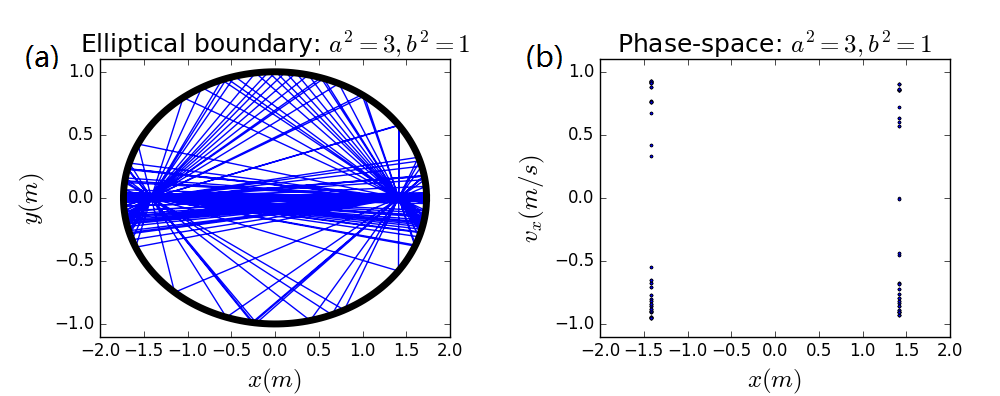

Here is the Python script that generated this plot:
'''
PROGRAM Billiard_elliptical
Author: Chen Yangyao     Last Modify:20160502
this program solves the billiard motion
''' 

from numpy import * 
import matplotlib.pyplot as plt

# class: BILLIARD solves for a elliptical-bounded boundary
# where:
#        x0, y0, vx0, vy0: initial position of billiard 
#        dt, time : time step and total time
class BILLIARD(object):
    def __init__(self,_x0=sqrt(2),_y0=0.,_vx0=0,_vy0=1,_dt=0.001,_time=500):
        self.dt, self.time, self.n = _dt, _time, int(_time/_dt)
        self.x, self.y, self.vx, self.vy = [_x0], [_y0], [_vx0], [_vy0]
    def cal(self):            # use Euler method to solve billiard motion
        for i in range(self.n):
            self.nextx = self.x[-1]+self.vx[-1]*self.dt
            self.nexty = self.y[-1]+self.vy[-1]*self.dt
            self.nextvx, self.nextvy = self.vx[-1], self.vy[-1]
            if self.nextx**2/3+self.nexty**2>1:
                self.nextx=self.x[-1]
                self.nexty=self.y[-1]
                while not(self.nextx**2/3+self.nexty**2>1):
                    self.nextx=self.nextx+self.nextvx*self.dt/100
                    self.nexty=self.nexty+self.nextvy*self.dt/100
                self.norm=array([self.nextx,3*self.nexty])
                self.norm=self.norm/sqrt(dot(self.norm,self.norm))
                self.v=array([self.nextvx,self.nextvy])
                self.v_perpendicular=dot(self.v,self.norm)*self.norm
                self.v_parrallel=self.v-self.v_perpendicular
                self.v_perpendicular=-self.v_perpendicular
                [self.nextvx,self.nextvy]=self.v_parrallel+self.v_perpendicular
            self.x.append(self.nextx)
            self.y.append(self.nexty)
            self.vx.append(self.nextvx)
            self.vy.append(self.nextvy)
    def plot_position(self,_ax):        # give trajectory plot
        _ax.plot(self.x,self.y,'-b',label='Ellipse'+r'$a=2,b=1$')
        _ax.plot(sqrt(3)*cos(linspace(0,2*pi,200)),sin(linspace(0,2*pi,200)),'-k',lw=5)
    def plot_phase(self,_ax,_secy=0):        # give phase-space plot
        self.secy=_secy
        self.phase_x, self.phase_vx = [], []
        for i in range(len(self.x)):
            if abs(self.y[i]-self.secy)<1E-3 and abs(self.vx[i])<0.95:
                self.phase_x.append(self.x[i])
                self.phase_vx.append(self.vx[i])
        _ax.plot(self.phase_x,self.phase_vx,'ob',markersize=2,label='Ellipse'+r'$a=2,b=1$')

# give a trajectory and phase space plot        
fig= plt.figure(figsize=(10,4))
ax1=plt.axes([0.1,0.15,0.35,0.7])
ax2=plt.axes([0.6,0.15,0.35,0.7])
ax1.set_xlim(-2,2)
ax1.set_ylim(-1.1,1.1)
ax2.set_xlim(-2,2)
ax2.set_ylim(-1.1,1.1)  
ax1.set_title('Elliptical boundary: '+r'$a^2 =3,b^2 = 1$',fontsize=18)
ax2.set_title('Phase-space: '+r'$a^2 =3,b^2 = 1$',fontsize=18)
ax1.set_xlabel(r'$x(m)$',fontsize=18)
ax1.set_ylabel(r'$y(m)$',fontsize=18)
ax2.set_xlabel(r'$x(m)$',fontsize=18)
ax2.set_ylabel(r'$v_x (m/s)$',fontsize=18)
cmp=BILLIARD()
cmp.cal()
cmp.plot_position(ax1)
cmp.plot_phase(ax2)
plt.show()
